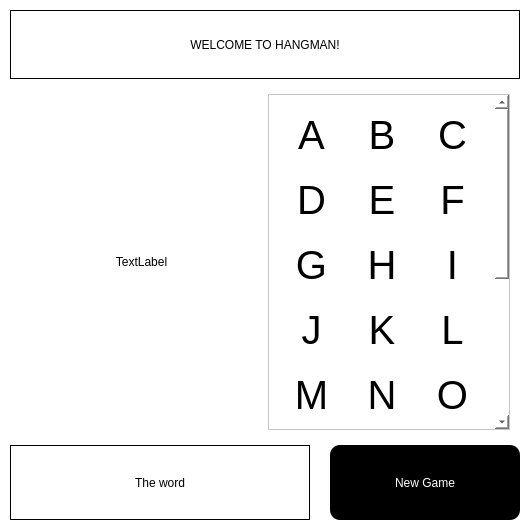
<?xml version="1.0" encoding="UTF-8"?>
<ui version="4.0">
 <class>hangman</class>
 <widget class="QWidget" name="hangman">
  <property name="geometry">
   <rect>
    <x>0</x>
    <y>0</y>
    <width>530</width>
    <height>530</height>
   </rect>
  </property>
  <property name="minimumSize">
   <size>
    <width>530</width>
    <height>530</height>
   </size>
  </property>
  <property name="windowTitle">
   <string>hangman</string>
  </property>
  <property name="styleSheet">
   <string notr="true">background-color: rgb(255, 255, 255);</string>
  </property>
  <layout class="QGridLayout" name="main_layout">
   <property name="leftMargin">
    <number>10</number>
   </property>
   <property name="topMargin">
    <number>10</number>
   </property>
   <property name="rightMargin">
    <number>10</number>
   </property>
   <property name="bottomMargin">
    <number>10</number>
   </property>
   <property name="horizontalSpacing">
    <number>20</number>
   </property>
   <property name="verticalSpacing">
    <number>5</number>
   </property>
   <item row="0" column="0" colspan="2">
    <widget class="QLabel" name="welcome">
     <property name="sizePolicy">
      <sizepolicy hsizetype="Expanding" vsizetype="MinimumExpanding">
       <horstretch>0</horstretch>
       <verstretch>0</verstretch>
      </sizepolicy>
     </property>
     <property name="minimumSize">
      <size>
       <width>510</width>
       <height>50</height>
      </size>
     </property>
     <property name="maximumSize">
      <size>
       <width>16777215</width>
       <height>100</height>
      </size>
     </property>
     <property name="styleSheet">
      <string notr="true">border: 1px solid rgb(0, 0, 0);</string>
     </property>
     <property name="text">
      <string>WELCOME TO HANGMAN!</string>
     </property>
     <property name="alignment">
      <set>Qt::AlignCenter</set>
     </property>
    </widget>
   </item>
   <item row="1" column="0" colspan="2">
    <widget class="QWidget" name="game_box" native="true">
     <property name="sizePolicy">
      <sizepolicy hsizetype="Expanding" vsizetype="Expanding">
       <horstretch>0</horstretch>
       <verstretch>0</verstretch>
      </sizepolicy>
     </property>
     <layout class="QGridLayout" name="game_box_layout">
      <property name="leftMargin">
       <number>10</number>
      </property>
      <property name="topMargin">
       <number>10</number>
      </property>
      <property name="rightMargin">
       <number>10</number>
      </property>
      <property name="bottomMargin">
       <number>10</number>
      </property>
      <property name="spacing">
       <number>5</number>
      </property>
      <item row="0" column="0">
       <widget class="QLabel" name="image">
        <property name="sizePolicy">
         <sizepolicy hsizetype="Expanding" vsizetype="Expanding">
          <horstretch>0</horstretch>
          <verstretch>0</verstretch>
         </sizepolicy>
        </property>
        <property name="minimumSize">
         <size>
          <width>200</width>
          <height>200</height>
         </size>
        </property>
        <property name="text">
         <string>TextLabel</string>
        </property>
        <property name="alignment">
         <set>Qt::AlignCenter</set>
        </property>
       </widget>
      </item>
      <item row="0" column="1">
       <widget class="QScrollArea" name="letters">
        <property name="styleSheet">
         <string notr="true">QPushButton { background-color: rgb(255, 255, 255);
                     color: rgb(0, 0, 0);
                     border-radius: 5px;
                     font-size: 40px; }
                
QPushButton::pressed { background-color: rgb(0, 0, 0);
                                    color: rgb(255, 255, 255); }
                
QPushButton::disabled { background-color: rgb(0, 0, 0, 0.2);
                                    color: rgb(75, 75, 75); }</string>
        </property>
        <property name="widgetResizable">
         <bool>true</bool>
        </property>
        <widget class="QWidget" name="letter_buttons">
         <property name="geometry">
          <rect>
           <x>0</x>
           <y>0</y>
           <width>263</width>
           <height>606</height>
          </rect>
         </property>
         <layout class="QGridLayout" name="letters_layout">
          <property name="leftMargin">
           <number>10</number>
          </property>
          <property name="topMargin">
           <number>10</number>
          </property>
          <property name="rightMargin">
           <number>10</number>
          </property>
          <property name="bottomMargin">
           <number>10</number>
          </property>
          <property name="spacing">
           <number>5</number>
          </property>
          <item row="7" column="2">
           <widget class="QPushButton" name="button_x">
            <property name="minimumSize">
             <size>
              <width>60</width>
              <height>60</height>
             </size>
            </property>
            <property name="text">
             <string>X</string>
            </property>
           </widget>
          </item>
          <item row="0" column="2">
           <widget class="QPushButton" name="button_c">
            <property name="minimumSize">
             <size>
              <width>60</width>
              <height>60</height>
             </size>
            </property>
            <property name="text">
             <string>C</string>
            </property>
           </widget>
          </item>
          <item row="4" column="2">
           <widget class="QPushButton" name="button_o">
            <property name="minimumSize">
             <size>
              <width>60</width>
              <height>60</height>
             </size>
            </property>
            <property name="text">
             <string>O</string>
            </property>
           </widget>
          </item>
          <item row="6" column="1">
           <widget class="QPushButton" name="button_t">
            <property name="minimumSize">
             <size>
              <width>60</width>
              <height>60</height>
             </size>
            </property>
            <property name="text">
             <string>T</string>
            </property>
           </widget>
          </item>
          <item row="2" column="0">
           <widget class="QPushButton" name="button_g">
            <property name="minimumSize">
             <size>
              <width>60</width>
              <height>60</height>
             </size>
            </property>
            <property name="text">
             <string>G</string>
            </property>
           </widget>
          </item>
          <item row="2" column="2">
           <widget class="QPushButton" name="button_i">
            <property name="minimumSize">
             <size>
              <width>60</width>
              <height>60</height>
             </size>
            </property>
            <property name="text">
             <string>I</string>
            </property>
           </widget>
          </item>
          <item row="3" column="0">
           <widget class="QPushButton" name="button_j">
            <property name="minimumSize">
             <size>
              <width>60</width>
              <height>60</height>
             </size>
            </property>
            <property name="text">
             <string>J</string>
            </property>
           </widget>
          </item>
          <item row="3" column="2">
           <widget class="QPushButton" name="button_l">
            <property name="minimumSize">
             <size>
              <width>60</width>
              <height>60</height>
             </size>
            </property>
            <property name="text">
             <string>L</string>
            </property>
           </widget>
          </item>
          <item row="5" column="0">
           <widget class="QPushButton" name="button_p">
            <property name="minimumSize">
             <size>
              <width>60</width>
              <height>60</height>
             </size>
            </property>
            <property name="text">
             <string>P</string>
            </property>
           </widget>
          </item>
          <item row="4" column="0">
           <widget class="QPushButton" name="button_m">
            <property name="minimumSize">
             <size>
              <width>60</width>
              <height>60</height>
             </size>
            </property>
            <property name="text">
             <string>M</string>
            </property>
           </widget>
          </item>
          <item row="1" column="1">
           <widget class="QPushButton" name="button_e">
            <property name="minimumSize">
             <size>
              <width>60</width>
              <height>60</height>
             </size>
            </property>
            <property name="text">
             <string>E</string>
            </property>
           </widget>
          </item>
          <item row="7" column="1">
           <widget class="QPushButton" name="button_w">
            <property name="minimumSize">
             <size>
              <width>60</width>
              <height>60</height>
             </size>
            </property>
            <property name="text">
             <string>W</string>
            </property>
           </widget>
          </item>
          <item row="6" column="2">
           <widget class="QPushButton" name="button_u">
            <property name="minimumSize">
             <size>
              <width>60</width>
              <height>60</height>
             </size>
            </property>
            <property name="text">
             <string>U</string>
            </property>
           </widget>
          </item>
          <item row="6" column="0">
           <widget class="QPushButton" name="button_s">
            <property name="minimumSize">
             <size>
              <width>60</width>
              <height>60</height>
             </size>
            </property>
            <property name="text">
             <string>S</string>
            </property>
           </widget>
          </item>
          <item row="0" column="1">
           <widget class="QPushButton" name="button_b">
            <property name="minimumSize">
             <size>
              <width>60</width>
              <height>60</height>
             </size>
            </property>
            <property name="text">
             <string>B</string>
            </property>
           </widget>
          </item>
          <item row="2" column="1">
           <widget class="QPushButton" name="button_h">
            <property name="minimumSize">
             <size>
              <width>60</width>
              <height>60</height>
             </size>
            </property>
            <property name="text">
             <string>H</string>
            </property>
           </widget>
          </item>
          <item row="5" column="2">
           <widget class="QPushButton" name="button_r">
            <property name="minimumSize">
             <size>
              <width>60</width>
              <height>60</height>
             </size>
            </property>
            <property name="text">
             <string>R</string>
            </property>
           </widget>
          </item>
          <item row="0" column="0">
           <widget class="QPushButton" name="button_a">
            <property name="minimumSize">
             <size>
              <width>60</width>
              <height>60</height>
             </size>
            </property>
            <property name="text">
             <string>A</string>
            </property>
           </widget>
          </item>
          <item row="1" column="0">
           <widget class="QPushButton" name="button_d">
            <property name="minimumSize">
             <size>
              <width>60</width>
              <height>60</height>
             </size>
            </property>
            <property name="text">
             <string>D</string>
            </property>
           </widget>
          </item>
          <item row="1" column="2">
           <widget class="QPushButton" name="button_f">
            <property name="minimumSize">
             <size>
              <width>60</width>
              <height>60</height>
             </size>
            </property>
            <property name="text">
             <string>F</string>
            </property>
           </widget>
          </item>
          <item row="4" column="1">
           <widget class="QPushButton" name="button_n">
            <property name="minimumSize">
             <size>
              <width>60</width>
              <height>60</height>
             </size>
            </property>
            <property name="text">
             <string>N</string>
            </property>
           </widget>
          </item>
          <item row="3" column="1">
           <widget class="QPushButton" name="button_k">
            <property name="minimumSize">
             <size>
              <width>60</width>
              <height>60</height>
             </size>
            </property>
            <property name="text">
             <string>K</string>
            </property>
           </widget>
          </item>
          <item row="5" column="1">
           <widget class="QPushButton" name="button_q">
            <property name="minimumSize">
             <size>
              <width>60</width>
              <height>60</height>
             </size>
            </property>
            <property name="text">
             <string>Q</string>
            </property>
           </widget>
          </item>
          <item row="7" column="0">
           <widget class="QPushButton" name="button_v">
            <property name="minimumSize">
             <size>
              <width>60</width>
              <height>60</height>
             </size>
            </property>
            <property name="text">
             <string>V</string>
            </property>
           </widget>
          </item>
          <item row="8" column="0">
           <widget class="QPushButton" name="button_y">
            <property name="minimumSize">
             <size>
              <width>60</width>
              <height>60</height>
             </size>
            </property>
            <property name="text">
             <string>Y</string>
            </property>
           </widget>
          </item>
          <item row="8" column="1">
           <widget class="QPushButton" name="button_z">
            <property name="minimumSize">
             <size>
              <width>60</width>
              <height>60</height>
             </size>
            </property>
            <property name="text">
             <string>Z</string>
            </property>
           </widget>
          </item>
         </layout>
        </widget>
       </widget>
      </item>
     </layout>
    </widget>
   </item>
   <item row="2" column="0">
    <widget class="QLabel" name="the_word">
     <property name="sizePolicy">
      <sizepolicy hsizetype="Expanding" vsizetype="MinimumExpanding">
       <horstretch>0</horstretch>
       <verstretch>0</verstretch>
      </sizepolicy>
     </property>
     <property name="minimumSize">
      <size>
       <width>300</width>
       <height>75</height>
      </size>
     </property>
     <property name="maximumSize">
      <size>
       <width>16777215</width>
       <height>200</height>
      </size>
     </property>
     <property name="styleSheet">
      <string notr="true">border: 1px solid rgb(0, 0, 0);</string>
     </property>
     <property name="text">
      <string>The word</string>
     </property>
     <property name="alignment">
      <set>Qt::AlignCenter</set>
     </property>
    </widget>
   </item>
   <item row="2" column="1">
    <widget class="QPushButton" name="new_game">
     <property name="sizePolicy">
      <sizepolicy hsizetype="MinimumExpanding" vsizetype="Expanding">
       <horstretch>0</horstretch>
       <verstretch>0</verstretch>
      </sizepolicy>
     </property>
     <property name="minimumSize">
      <size>
       <width>0</width>
       <height>50</height>
      </size>
     </property>
     <property name="maximumSize">
      <size>
       <width>16777215</width>
       <height>100</height>
      </size>
     </property>
     <property name="styleSheet">
      <string notr="true">QPushButton { background-color: rgb(0, 0, 0);
                      color: rgb(255, 255, 255);
                      border-radius: 10px; }

QPushButton::pressed { background-color: rgb(255, 255, 255);
                                    color: rgb(0, 0, 0);
                                    border: 1px solid rgb(0, 0, 0);
                                    border-radius: 10px; }

QPushButton::disabled { background-color: rgb(0, 0, 0, 0.2);
                                    color: rgb(75, 75, 75); }</string>
     </property>
     <property name="text">
      <string>New Game</string>
     </property>
    </widget>
   </item>
  </layout>
 </widget>
 <resources/>
 <connections/>
</ui>
